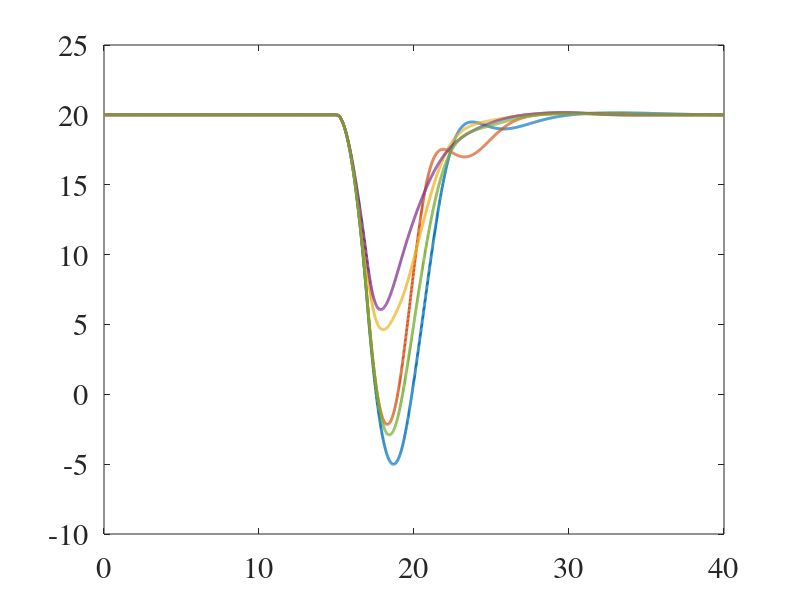

Source code (MATLAB): (Note: this script raises an error after producing the figure.)
t=0:0.01:49.99;
set(groot,'defaultAxesFontName','Times')
set(groot,'defaultAxesFontSize',22)
fts_xy=30;
link="/Users/zhoujingyuan/Desktop/journal paper/";

figure(1)
load('s_nominal_relax.mat')
load('s_spacing_relax.mat')
load('s_th_relax.mat')
load('s_th2_relax.mat')
load('s_tc_relax.mat')

l=100*40;
plot(t(1:l),s_nominal_relax(1:l),'LineWidth',2)
hold on
plot(t(1:l),s_spacing_relax(1:l),'LineWidth',2)
plot(t(1:l),s_th_relax(1:l),'LineWidth',2)
plot(t(1:l),s_th2_relax(1:l),'LineWidth',2)
plot(t(1:l),s_tc_relax(1:l),'LineWidth',2)

yline(0,'--','LineWidth',1.5);
xlabel('t/s')
ylabel('spacing/m')
legend('nominal','CSP','TTH','FBTTH','TTC',Location='best')
legend('boxoff')
f = gcf;
exportgraphics(f,link+'bc_following.pdf')

figure(2)
load('s_nominal_relax.mat')
load('s_spacing_head_relax.mat')
load('s_th_head_relax.mat')
load('s_th2_head_relax.mat')
load('s_tc_head_relax.mat')

l=100*40;
plot(t(1:l),s_nominal_relax(1:l),'LineWidth',2)
hold on
plot(t(1:l),s_spacing_head_relax(1:l),'LineWidth',2)
%plot(t(1:l),s_th_head_relax(1:l),'LineWidth',2)
plot(t(1:l),lipu(1:l),'LineWidth',2)
plot(t(1:l),s_th2_head_relax(1:l),'LineWidth',2)
plot(t(1:l),s_tc_head_relax(1:l),'LineWidth',2)

yline(0,'--','LineWidth',1.5);
xlabel('t/s')
ylabel('spacing/m')
legend('nominal','CSP','TTH','FBTTH','TTC',Location='best')
legend('boxoff')
f = gcf;
exportgraphics(f,link+'bc_head.pdf')